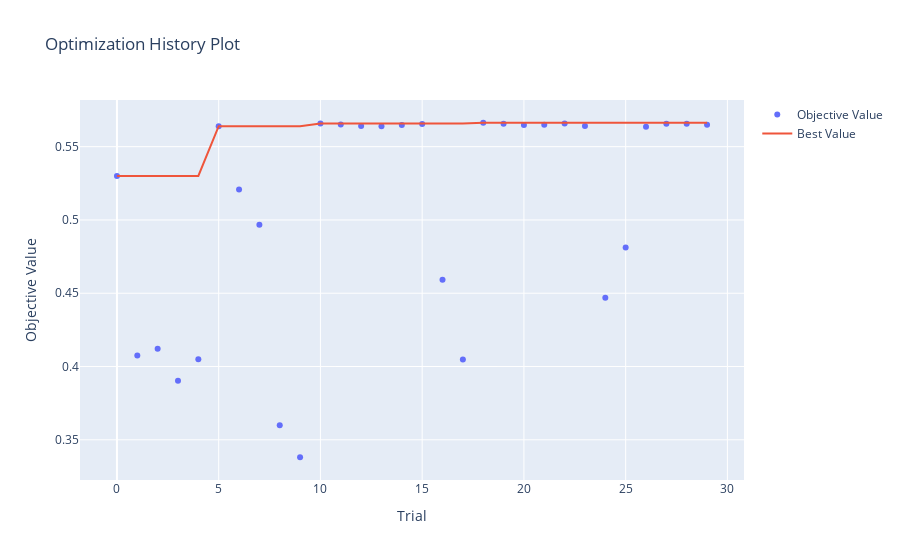

The notebook cell saved with this chart:
### Markdown cell above
## Training Evaluation

### Code cell
from optuna.visualization import (
    plot_optimization_history,
    plot_param_importances,
    plot_parallel_coordinate,
    plot_slice
)

# Optimization History
plot_optimization_history(study).show()

### Figure 1 — Plotly figure (JSON) as saved in the notebook; plotly's stock layout.template omitted (floating-point values rounded to 4 significant figures)
{"data": [{"mode": "markers", "name": "Objective Value", "type": "scatter", "x": [0, 1, 2, 3, 4, 5, 6, 7, 8, 9, 10, 11, 12, 13, 14, 15, 16, 17, 18, 19, 20, 21, 22, 23, 24, 25, 26, 27, 28, 29], "y": [0.53, 0.4076, 0.4122, 0.3903, 0.405, 0.5639, 0.5207, 0.4967, 0.3599, 0.3381, 0.5658, 0.5651, 0.564, 0.5639, 0.5648, 0.5655, 0.4592, 0.4048, 0.5663, 0.5656, 0.5648, 0.5649, 0.5658, 0.5641, 0.4469, 0.4812, 0.5636, 0.5656, 0.5656, 0.565]}, {"mode": "lines", "name": "Best Value", "type": "scatter", "x": [0, 1, 2, 3, 4, 5, 6, 7, 8, 9, 10, 11, 12, 13, 14, 15, 16, 17, 18, 19, 20, 21, 22, 23, 24, 25, 26, 27, 28, 29], "y": [0.53, 0.53, 0.53, 0.53, 0.53, 0.5639, 0.5639, 0.5639, 0.5639, 0.5639, 0.5658, 0.5658, 0.5658, 0.5658, 0.5658, 0.5658, 0.5658, 0.5658, 0.5663, 0.5663, 0.5663, 0.5663, 0.5663, 0.5663, 0.5663, 0.5663, 0.5663, 0.5663, 0.5663, 0.5663]}, {"marker": {"color": "#cccccc"}, "mode": "markers", "name": "Infeasible Trial", "showlegend": false, "type": "scatter", "x": [], "y": []}], "layout": {"title": {"text": "Optimization History Plot"}, "xaxis": {"title": {"text": "Trial"}}, "yaxis": {"title": {"text": "Objective Value"}}}}
